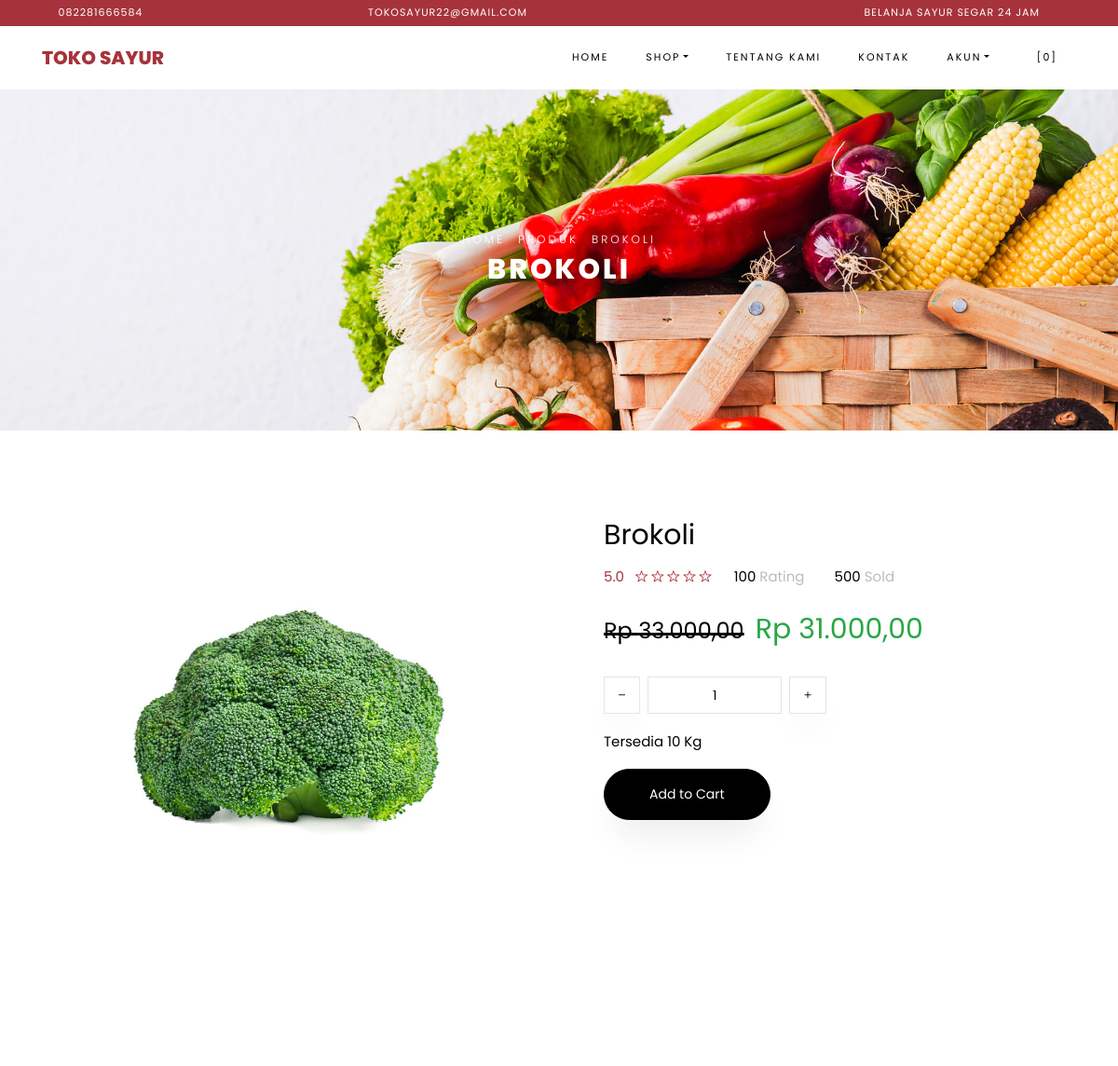
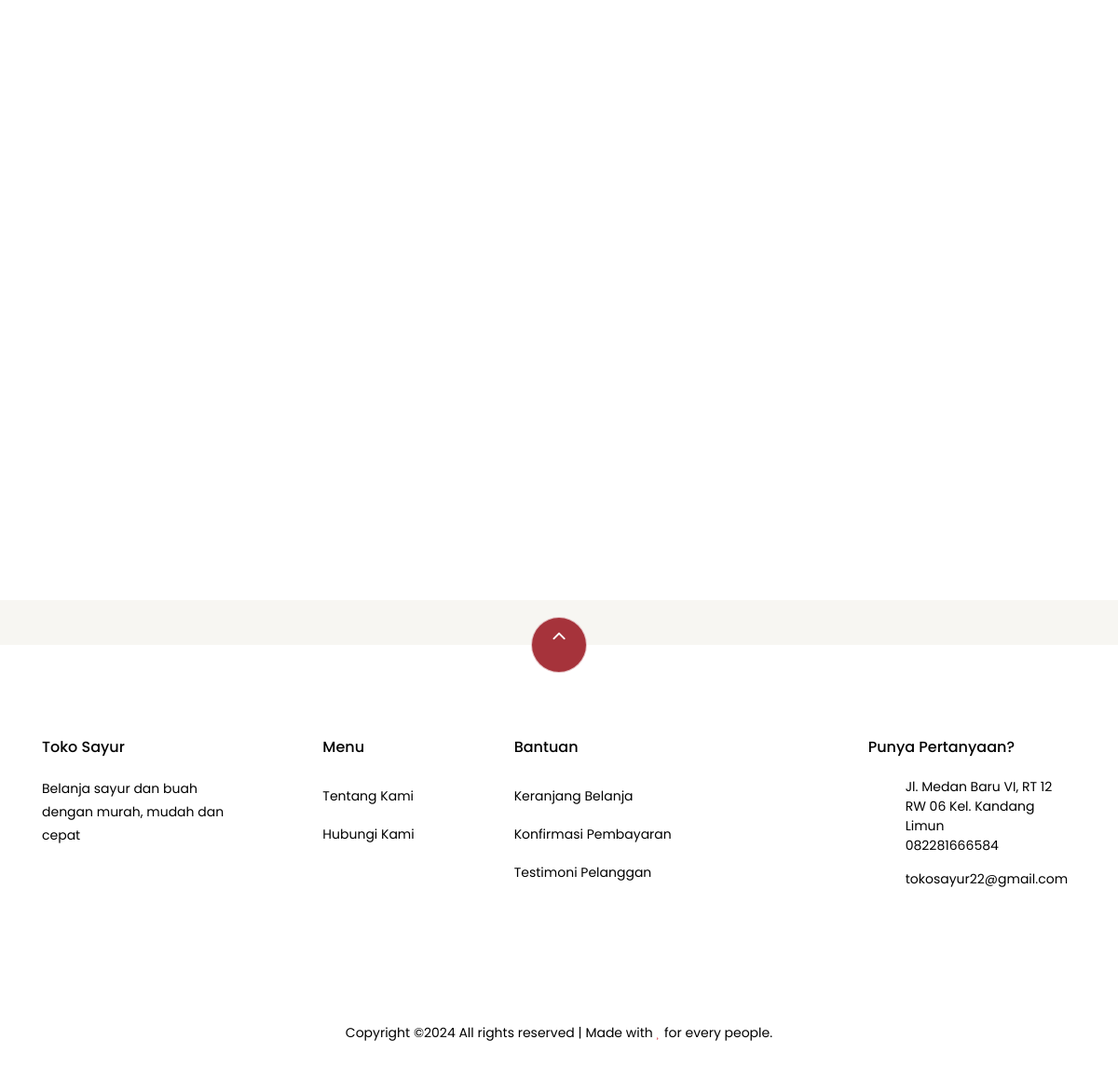
Page /index.php/shop/product/2/BS350420/ on the committed database (2 pictures, top to bottom).
### tables this page shows
CREATE TABLE `settings` (
  `id` int(10) NOT NULL,
  `key` varchar(32) NOT NULL,
  `content` text NOT NULL
);

CREATE TABLE `products` (
  `id` bigint(20) NOT NULL,
  `category_id` int(10) DEFAULT NULL,
  `sku` varchar(32) DEFAULT NULL,
  `name` varchar(191) NOT NULL,
  `description` varchar(191) DEFAULT NULL,
  `picture_name` varchar(191) DEFAULT NULL,
  `price` decimal(8,2) NOT NULL,
  `current_discount` decimal(8,2) DEFAULT 0.00,
  `stock` int(10) NOT NULL,
  `product_unit` varchar(32) DEFAULT NULL,
  `is_available` tinyint(1) DEFAULT 1,
  `add_date` datetime DEFAULT NULL
);

### application/views/themes/vegefoods/shop/view_single_product.php (the view, shortened to what the rows shown need)
<div class="hero-wrap hero-bread" style="background-image: url('<?php echo get_theme_uri('images/bg_1.jpg'); ?>');">
    <div class="container">
      <div class="row no-gutters slider-text align-items-center justify-content-center">
        <div class="col-md-9 ftco-animate text-center">
            <p class="breadcrumbs"><span class="mr-2"><?php echo anchor(base_url(), 'Home'); ?></span>
            <span class="mr-2"><?php echo anchor('browse', 'Produk'); ?></span>
            <span><?php echo $product->name; ?></span></p>
          <h1 class="mb-0 bread"><?php echo $product->name; ?></h1>
        </div>
      </div>
    </div>
  </div>
  <section class="ftco-section">
      <div class="container">
          <div class="row">
              <div class="col-lg-6 mb-5 ftco-animate">
                  <a href="<?php echo base_url('assets/uploads/products/'. $product->picture_name); ?>" class="image-popup"><img src="<?php echo base_url('assets/uploads/products/'. $product->picture_name); ?>" class="img-fluid" alt="<?php echo $product->name; ?>"></a>
              </div>
              <div class="col-lg-6 product-details pl-md-5 ftco-animate">
                  <h3><?php echo $product->name; ?></h3>
                  <div class="rating d-flex">
                          <p class="text-left mr-4">
                              <a href="#" class="mr-2">5.0</a>
                              <a href="#"><span class="ion-ios-star-outline"></span></a>
                              <a href="#"><span class="ion-ios-star-outline"></span></a>
                              <a href="#"><span class="ion-ios-star-outline"></span></a>
                              <a href="#"><span class="ion-ios-star-outline"></span></a>
                              <a href="#"><span class="ion-ios-star-outline"></span></a>
                          </p>
                          <p class="text-left mr-4">
                              <a href="#" class="mr-2" style="color: #000;">100 <span style="color: #bbb;">Rating</span></a>
                          </p>
                          <p class="text-left">
                              <a href="#" class="mr-2" style="color: #000;">500 <span style="color: #bbb;">Sold</span></a>
                          </p>
                      </div>
                  <p class="price">
                      <?php if ($product->current_discount > 0) : ?>
                        <span class="mr-2 price-dc"><strike><small>Rp <?php echo format_rupiah($product->price); ?></small></strike></span>
                        <span class="price-sale text-success">Rp <?php echo format_rupiah($product->price - $product->current_discount); ?></span>
                      <?php else : ?>
                      <span>Rp <?php echo format_rupiah($product->price); ?></span>
                      <?php endif; ?>
                    </p>
                      <div class="row mt-4">
                          <div class="input-group col-md-6 d-flex mb-3">
                   <span class="input-group-btn mr-2">
                      <button type="button" class="quantity-left-minus btn"  data-type="minus" data-field="">
                     <i class="ion-ios-remove"></i>
                      </button>
                      </span>
                   <input type="text" id="quantity" name="quantity" class="form-control input-number" value="1" min="1" max="100">
                   <span class="input-group-btn ml-2">
                      <button type="button" class="quantity-right-plus btn" data-type="plus" data-field="">
                       <i class="ion-ios-add"></i>
                   </button>
                   </span>
                </div>
                <div class="col-md-12">
                    <p style="color: #000;">Tersedia <?php echo $product->stock; ?> <?php echo $product->product_unit; ?></p>
                </div>
            </div>
            <p><a href="#" class="btn btn-black btn-sm py-3 px-5 add-cart cart-btn" data-sku="<?php echo $product->sku; ?>" data-name="<?php echo $product->name; ?>" data-price="<?php echo ($product->current_discount > 0) ? ($product->price - $product->current_discount) : $product->price; ?>" data-id="<?php echo $product->id; ?>">Add to Cart</a></p>
              </div>
          </div>
      </div>
  </section>
  <section class="ftco-section">
      <div class="container">
              <div class="row justify-content-center mb-3 pb-3">
      </div>
      </div>
      <div class="container">
          <div class="row">
          </div>
      </div>
  </section>

### application/views/themes/vegefoods/header.php (shortened to what the rows shown need)
?><!DOCTYPE html>
<html lang="en">
  <head>
    <link rel="stylesheet" href="<?php echo get_theme_uri('css/open-iconic-bootstrap.min.css'); ?>">
    <link rel="stylesheet" href="<?php echo get_theme_uri('css/animate.css'); ?>">
    <link rel="stylesheet" href="<?php echo get_theme_uri('css/owl.carousel.min.css'); ?>">
    <link rel="stylesheet" href="<?php echo get_theme_uri('css/owl.theme.default.min.css'); ?>">
    <link rel="stylesheet" href="<?php echo get_theme_uri('css/magnific-popup.css'); ?>">
    <link rel="stylesheet" href="<?php echo get_theme_uri('css/aos.css'); ?>">
	<link rel="stylesheet" href="<?php echo get_theme_uri('css/ionicons.min.css'); ?>">
	<link rel="stylesheet" href="<?php echo get_theme_uri('js/plugins/@fortawesome/fontawesome-free/css/all.min.css', 'argon'); ?>">
    <link rel="stylesheet" href="<?php echo get_theme_uri('css/bootstrap-datepicker.css'); ?>">
    <link rel="stylesheet" href="<?php echo get_theme_uri('css/jquery.timepicker.css'); ?>">
    <link rel="stylesheet" href="<?php echo get_theme_uri('css/flaticon.css'); ?>">
    <link rel="stylesheet" href="<?php echo get_theme_uri('css/icomoon.css'); ?>">
	<link rel="stylesheet" href="<?php echo get_theme_uri('css/style.css'); ?>">
	<link rel="stylesheet" href="<?php echo base_url('assets/plugins/toastr/toastr.min.css'); ?>">
  </head>
  <body class="goto-here">
		<div class="py-1 bg-primary">
    	<div class="container">
    		<div class="row no-gutters d-flex align-items-start align-items-center px-md-0">
	    		<div class="col-lg-12 d-block">
		    		<div class="row d-flex">
		    			<div class="col-md pr-4 d-flex topper align-items-center">
					    	<div class="icon mr-2 d-flex justify-content-center align-items-center"><span class="icon-phone2"></span></div>
						    <span class="text"><?php echo get_settings('store_phone_number'); ?></span>
					    </div>
					    <div class="col-md pr-4 d-flex topper align-items-center">
					    	<div class="icon mr-2 d-flex justify-content-center align-items-center"><span class="icon-paper-plane"></span></div>
						    <span class="text"><?php echo get_settings('store_email'); ?></span>
					    </div>
					    <div class="col-md-5 pr-4 d-flex topper align-items-center text-lg-right">
						    <span class="text"><?php echo get_settings('store_tagline'); ?></span>
					    </div>
				    </div>
			    </div>
		    </div>
		  </div>
    </div>
    <nav class="navbar navbar-expand-lg navbar-dark ftco_navbar bg-dark ftco-navbar-light" id="ftco-navbar">
	    <div class="container">
	      <a class="navbar-brand" href="<?php echo base_url(); ?>"><?php echo get_store_name(); ?></a>
	      <div class="collapse navbar-collapse" id="ftco-nav">
	        <ul class="navbar-nav ml-auto">
	          <li class="nav-item active"><a href="<?php echo base_url(); ?>" class="nav-link">Home</a></li>
	          <li class="nav-item dropdown">
              <a class="nav-link dropdown-toggle" href="#" id="dropdown04" data-toggle="dropdown" aria-haspopup="true" aria-expanded="false">Shop</a>
            </li>
	          <li class="nav-item"><a href="<?php echo site_url('pages/about'); ?>" class="nav-link">Tentang Kami</a></li>
              <li class="nav-item"><a href="<?php echo site_url('pages/contact'); ?>" class="nav-link">Kontak</a></li>
              <li class="nav-item dropdown">
              <a class="nav-link dropdown-toggle" href="#" id="dropdown05" data-toggle="dropdown" aria-haspopup="true" aria-expanded="false">Akun</a>
            </li>
	          <li class="nav-item cta cta-colored"><a href="<?php echo site_url('shop/cart'); ?>" class="nav-link"><span class="icon-shopping_cart"></span>[<span class="cart-item-total">0</span>]</a></li>
	        </ul>
	      </div>
	    </div>
	  </nav>

### application/views/themes/vegefoods/footer.php (shortened to what the rows shown need)
<section class="ftco-section ftco-no-pt ftco-no-pb py-5 bg-light">
    <div class="container py-4">
    </div>
  </section>
  <footer class="ftco-footer ftco-section">
    <div class="container">
        <div class="row">
            <div class="mouse">
                      <a href="#" class="mouse-icon">
                          <div class="mouse-wheel"><span class="ion-ios-arrow-up"></span></div>
                      </a>
                  </div>
        </div>
      <div class="row mb-5">
        <div class="col-md">
          <div class="ftco-footer-widget mb-4">
            <h2 class="ftco-heading-2"><?php echo get_store_name(); ?></h2>
            <p><?php echo get_settings('store_description'); ?></p>
            <ul class="ftco-footer-social list-unstyled float-md-left float-lft mt-5">
            </ul>
          </div>
        </div>
        <div class="col-md">
          <div class="ftco-footer-widget mb-4 ml-md-5">
            <h2 class="ftco-heading-2">Menu</h2>
            <ul class="list-unstyled">
              <li><a href="<?php echo site_url('pages/about'); ?>" class="py-2 d-block">Tentang Kami</a></li>
              <li><a href="<?php echo site_url('pages/contact'); ?>" class="py-2 d-block">Hubungi Kami</a></li>
            </ul>
          </div>
        </div>
        <div class="col-md-4">
           <div class="ftco-footer-widget mb-4">
            <h2 class="ftco-heading-2">Bantuan</h2>
            <div class="d-flex">
                <ul class="list-unstyled mr-l-5 pr-l-3 mr-4">
                  <li><a href="<?php echo site_url('shop/cart'); ?>" class="py-2 d-block">Keranjang Belanja</a></li>
                  <li><a href="<?php echo site_url('customer/payments/confirm'); ?>" class="py-2 d-block">Konfirmasi Pembayaran</a></li>
                  <li><a href="<?php echo site_url('shop/testimonial'); ?>" class="py-2 d-block">Testimoni Pelanggan</a></li>
                </ul>
              </div>
          </div>
        </div>
        <div class="col-md">
          <div class="ftco-footer-widget mb-4">
              <h2 class="ftco-heading-2">Punya Pertanyaan?</h2>
              <div class="block-23 mb-3">
                <ul>
                  <li><span class="icon icon-map-marker"></span><span class="text"><?php echo get_settings('store_address'); ?></span></li>
                  <li><a href="#"><span class="icon icon-phone"></span><span class="text"><?php echo get_settings('store_phone_number'); ?></span></a></li>
                  <li><a href="#"><span class="icon icon-envelope"></span><span class="text"><?php echo get_settings('store_email'); ?></span></a></li>
                </ul>
              </div>
          </div>
        </div>
      </div>
      <div class="row">
        <div class="col-md-12 text-center">
          <p>
                        Copyright &copy;<script>document.write(new Date().getFullYear());</script> All rights reserved | Made with <i class="icon-heart text-danger" aria-hidden="true"></i> for every people.
                      </p>
        </div>
      </div>
    </div>
  </footer>
</body>
</html>

### rows in the picture
settings: content "082281666584"
settings: content "TOKOSAYUR22@GMAIL.COM", content "tokosayur22@gmail.com"
settings: content "BELANJA SAYUR SEGAR 24 JAM"
settings: content "TOKO SAYUR", content "Toko Sayur"
settings: content (picture)
products: name "BROKOLI", picture_name (picture), name "Brokoli", price "33.000,00", format_rupiah($product->price - $product->current_discount) "31.000,00", stock "10", product_unit "Kg"
settings: content "Belanja sayur dan buah dengan murah, mudah dan cepat"
settings: content "Jl. Medan Baru VI, RT 12 RW 06 Kel. Kandang Limun"

### other values in the picture
anchor(base_url(), 'Home') "HOME"
anchor('browse', 'Produk') "PRODUK"
